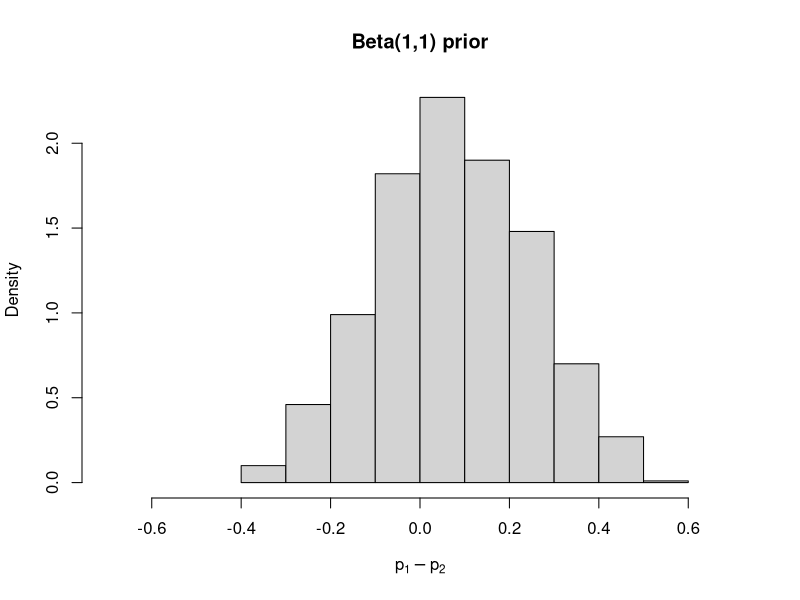
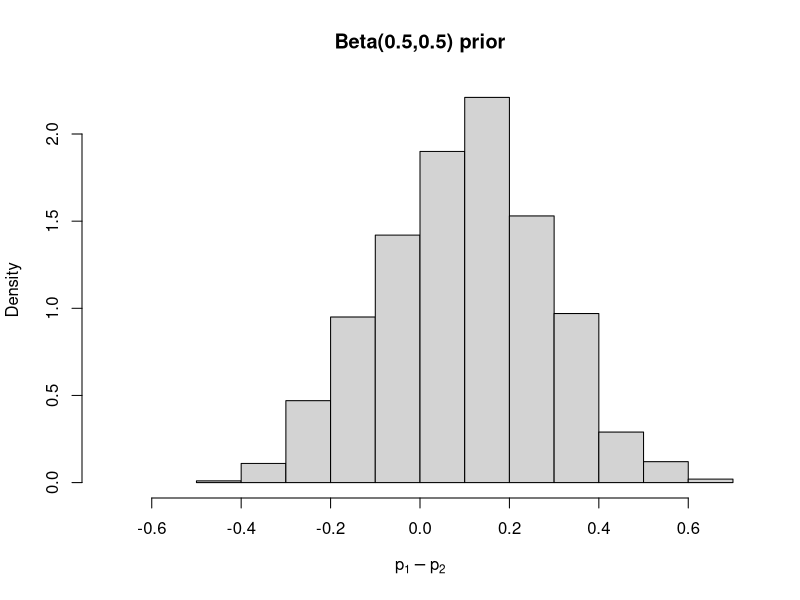
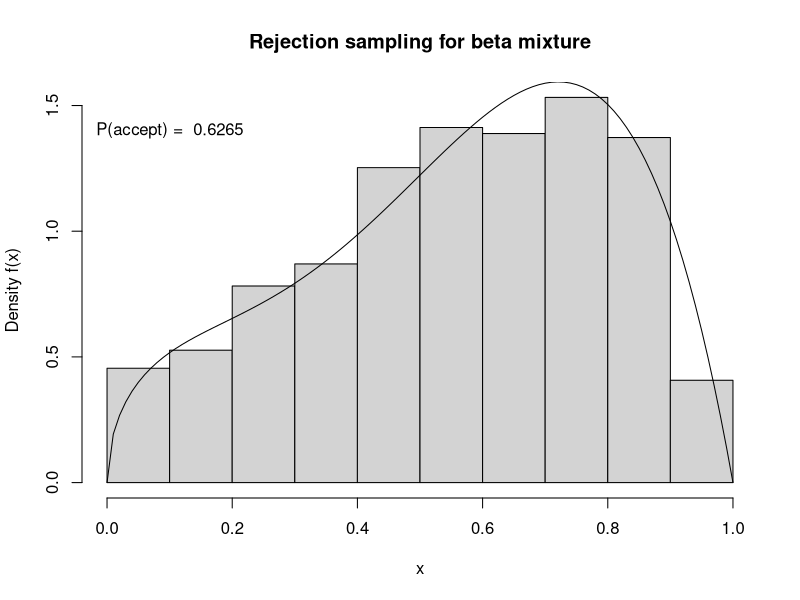
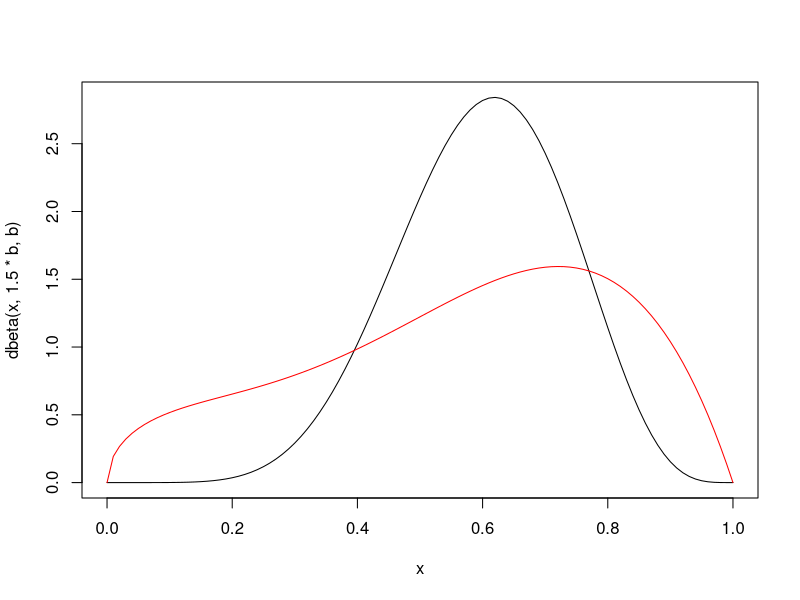

Source code (R) for these figures, in order:
## ---- chunk 1
knitr::opts_chunk$set(echo = TRUE)
## ---- chunk 2
set.seed(123)
# data
n1 <- 10; y1 <- 6; n2 <- 20; y2 <- 10; 
# same priors for treatments 1 and 2. for these priors, alpha = beta
ab_flat <- 1
ab_jeff <- 0.5

# take 1000 samples from p1 - p2
nsamples <- 1000
# flat prior
post_p1_flat <- rbeta(nsamples, shape1 = ab_flat + y1, shape2 = n1 - y1 + ab_flat)
post_p2_flat <- rbeta(nsamples, shape1 = ab_flat + y2, shape2 = n2 - y2 + ab_flat)
post_diff_flat <- post_p1_flat - post_p2_flat

# jeffrey's prior
post_p1_jeff <- rbeta(nsamples, shape1 = ab_jeff + y1, shape2 = n1 - y1 + ab_jeff)
post_p2_jeff <- rbeta(nsamples, shape1 = ab_jeff + y2, shape2 = n2 - y2 + ab_jeff)
post_diff_jeff <- post_p1_jeff - post_p2_jeff

# plot histograms of posterior
xlim_diff <- c(-0.7, 0.7)
hist(post_diff_flat, prob = TRUE, xlab = expression(p[1] - p[2]), 
     main = "Beta(1,1) prior", xlim = xlim_diff)
hist(post_diff_jeff, prob = TRUE, xlab = expression(p[1] - p[2]), 
     main = "Beta(0.5,0.5) prior", xlim = xlim_diff)

# get 95% posterior CrI
CI_diff_flat <- round(quantile(post_diff_flat, c(0.025, 0.975)), 2)
CI_diff_jeff <- round(quantile(post_diff_jeff, c(0.025, 0.975)), 2)
## ---- chunk 3
# get from posterior simulations
length(post_diff_flat[post_diff_flat > 0]) / nsamples
length(post_diff_jeff[post_diff_jeff > 0]) / nsamples
## ---- chunk 4
# get by numerical integration

## ---- chunk 5
beta3 <- function(x) 0.7*dbeta(x, 4, 2) + 0.3*dbeta(x, 1.5, 3)
## ---- chunk 6
set.seed(123)
# use U(0,1) as a proposal distn g(x)
# find scalar m, to make m * g(x) > f(x)
# max(beta3(seq(0, 1, length.out = 1000))) # 1.594115

# reject-accept sampling
beta3_reject <- function(n, m = 1.6) {
  y <- runif(n) # proposal
  ratio <- beta3(y)/m # f(y) / m*g(y); note, g(y) = 1 for g(y) ~ Uniform(0,1)
  u <- runif(n) # to compare with ratio
  accept <- u < ratio
  samples <- y[accept]
  return(list(samples = samples, p.accept = length(samples)/n))
}

# generate 1000 samples
samples_rej <- beta3_reject(2000)

# plot histogram and true density
hist(samples_rej$samples, prob = TRUE, 
     main = "Rejection sampling for beta mixture",
     ylab = "Density f(x)",
     xlab = "x")
curve(beta3(x), 0, 1, add = TRUE)
text(0.1, 1.4, labels = paste("P(accept) = ", samples_rej$p.accept))
## ---- chunk 7
b <- 5
curve(dbeta(x, 1.5*b,b))
curve(beta3(x), add = TRUE, col = "red")

